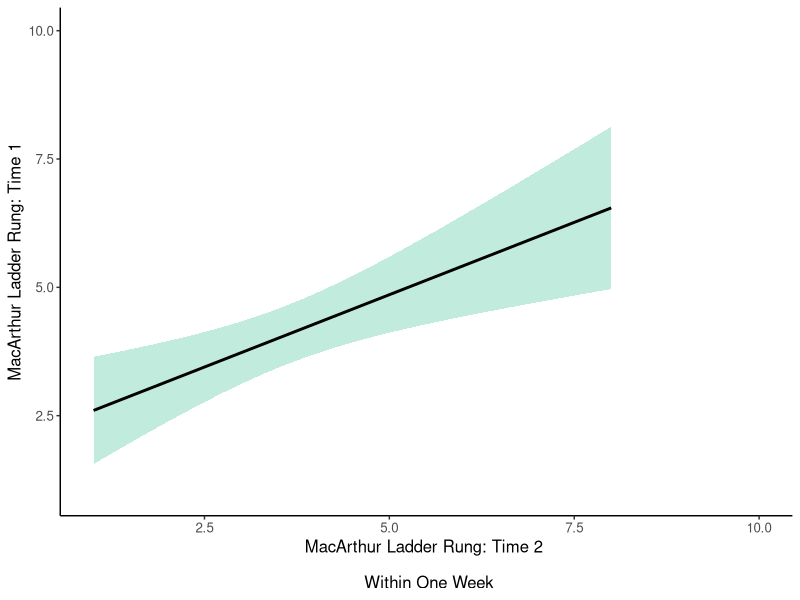
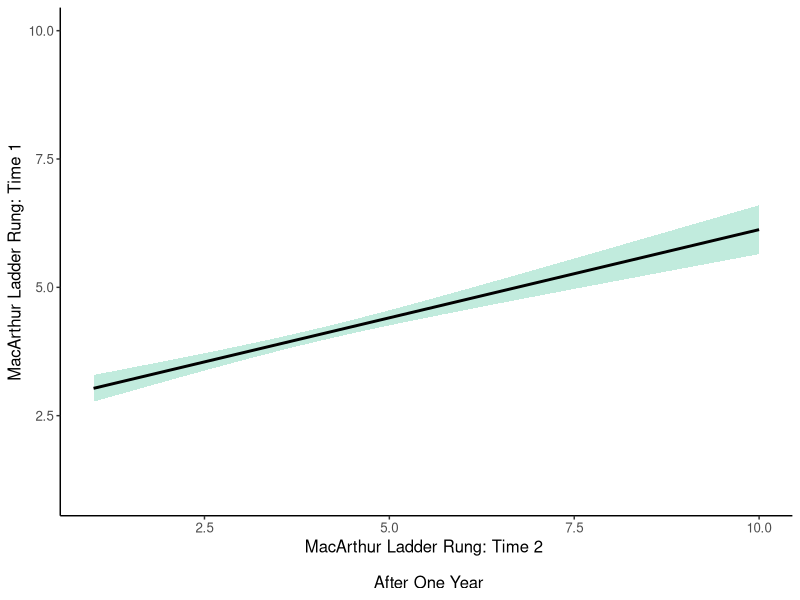
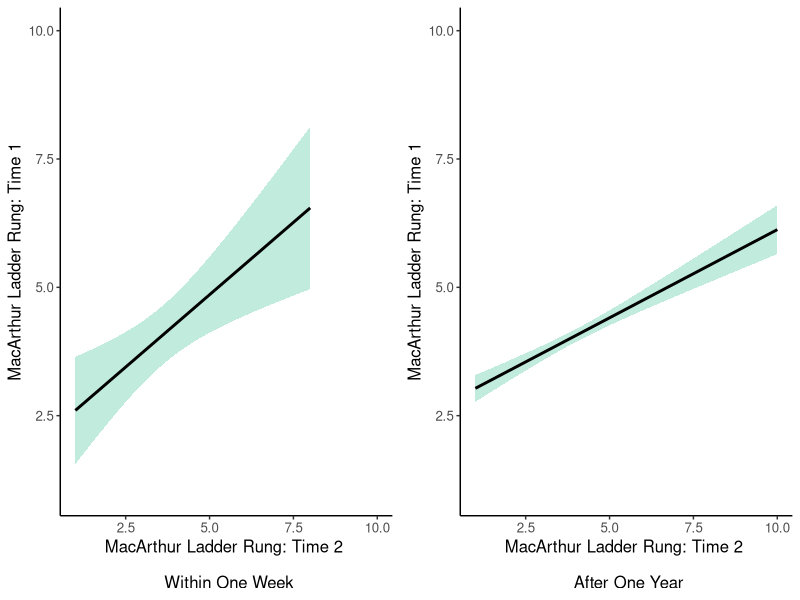

Generate these figures, in order, with R:
## Social comparisons & ladder analysis
library(tidyverse)
library(gridExtra)

x <- read.csv("india_one_week.csv", header=TRUE)

summary(lm(test ~ retest, data = x))
cor.test(x$test, x$retest)

oneweek <- ggplot(data=x, aes(y=test, x=retest)) + 
  stat_smooth(method=lm, color = "black", fill = "aquamarine3") + ylim(1, 10) + xlim(1,10) +
  theme(panel.grid.major = element_blank(), panel.grid.minor = element_blank(),
        panel.background = element_blank(), axis.line = element_line(colour = "black")) +
  theme(text = element_text(size=12, family="Helvetica")) + 
  ylab("MacArthur Ladder Rung: Time 1") +
  xlab("MacArthur Ladder Rung: Time 2 \n\n Within One Week")
oneweek




y <- read.csv("india_one_year.csv", header=TRUE)
cor.test(y$test, y$retest)

table(y$gender1)

oneyear <- ggplot(data=y, aes(y=test, x=retest)) + 
  stat_smooth(method=lm, color = "black", fill = "aquamarine3") + ylim(1, 10) + xlim(1,10) +
  theme(panel.grid.major = element_blank(), panel.grid.minor = element_blank(),
        panel.background = element_blank(), axis.line = element_line(colour = "black")) +
  theme(text = element_text(size=12, family="Helvetica")) + 
  ylab("MacArthur Ladder Rung: Time 1") +
  xlab("MacArthur Ladder Rung: Time 2 \n\n After One Year")
oneyear


grid.arrange(oneweek, oneyear, ncol=2)

t.test(y$test, y$retest, paired=TRUE)

mean(y$test)
sd(y$test)
mean(y$retest)
sd(y$retest)
